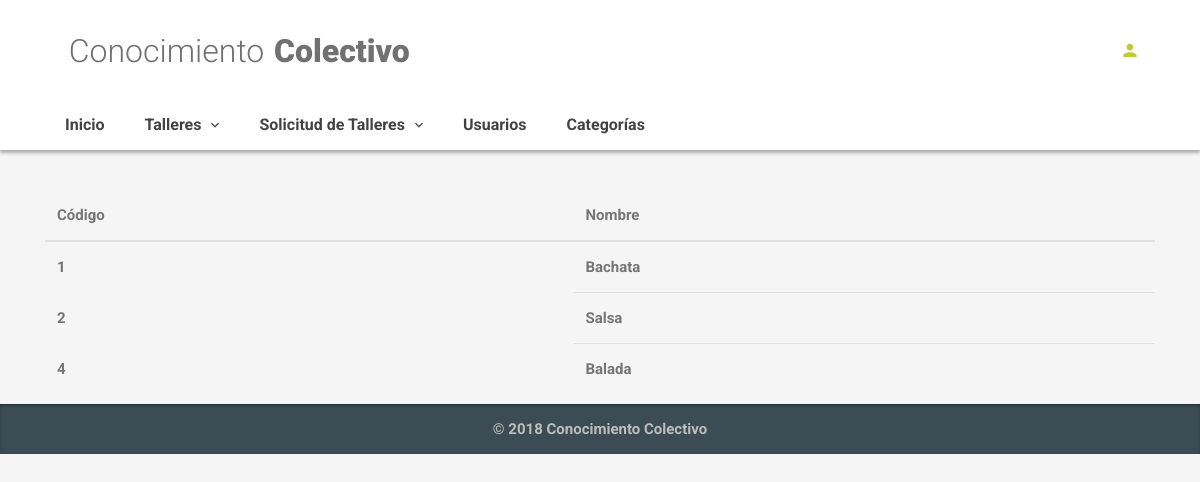
The page /index.php/admin/subcategories_list/1 on the database as committed earlier.
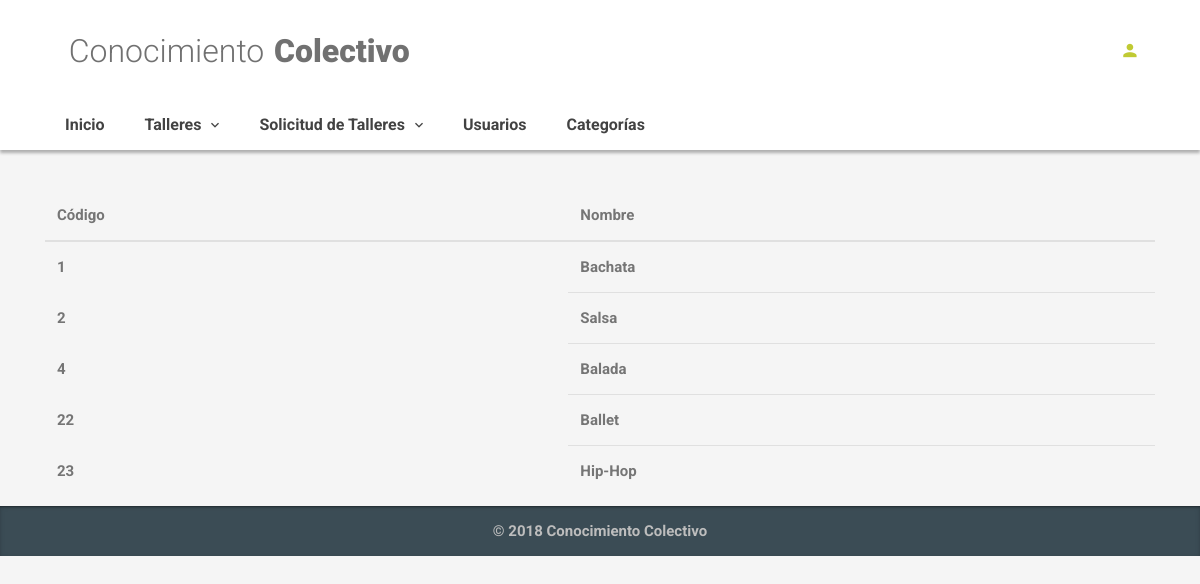
The same page on the database as committed later.
### tables this page shows
CREATE TABLE `subcategories` (
  `id` int(11) NOT NULL AUTO_INCREMENT,
  `sub_name` varchar(20) NOT NULL,
  `categories_id` int(11) NOT NULL,
  PRIMARY KEY (`id`),
  KEY `fk_subcategories_parent_id_categories_id` (`categories_id`),
  CONSTRAINT `fk_subcategories_parent_id_categories_id` FOREIGN KEY (`categories_id`) REFERENCES `categories` (`id`)
);

### application/controllers/Admin.php (called while the page is built, shortened)
<?php
class Admin extends CI_Controller {
    public function __construct() {
		$this->load->model('admin_model');
	}
	public function subcategories_list($category_id){
		$show_subcategories = $this->admin_model->get_subcategories_list($category_id);
		$dataView=[
		'page'=>'admin/subcategories_list',
		'lista_sc'=>$show_subcategories
		];
		$this->load->view('template/basic',$dataView);
	}
}

### index.php (called while the page is built, shortened)
<?php
require_once BASEPATH.'core/CodeIgniter.php';

### application/models/Admin_model.php (called while the page is built, shortened)
<?php
class Admin_model extends CI_Model {
    public function get_subcategories_list($category_id){
        $sql = "SELECT
                  id,
                  sub_name,
                  categories_id
                FROM
                  subcategories
                WHERE categories_id = ? ;";
          $query = $this->db->query($sql,array($category_id));
          return $query->result_array();
    }
}

### application/views/admin/subcategories_list.php (the view)
<div class="container">
    <table class="table">
  <thead>
    <tr>
      <th>Código</th>
      <th>Nombre</th>
    </tr>
  </thead>
  <tbody>
    <?php foreach($lista_sc as $rows){?>
    <tr>
      <th><?php echo $rows['id']?></th>
      <td><?php echo $rows['sub_name']?></td>
    </tr>
    <?php }?>
  </tbody>
</table>
</div>

### application/views/template/basic.php (shortened to what this page needs)
<!DOCTYPE html>
<html lang="es">
  <head>
    <link rel="stylesheet" href="/assets/css/plugins.min.css">
    <link rel="stylesheet" href="/assets/css/style.lime-600.min.css">
  </head>
  <body>
    <div class="ms-site-container">
      <?php $this->load->view('template/header')?>
        <?php $this->load->view($page)?>
      <?php $this->load->view('template/footer')?>
    </div>
  </body>
</html>

### application/views/template/header.php (shortened to what this page needs)
<header class="ms-header ms-header-white">
    <div class="container container-full">
        <div class="ms-title">
            <a href="/">
                <h1 class="animated fadeInRight animation-delay-6">Conocimiento
                    <span>
                        <strong>&nbsp;&nbsp;&nbsp;
                            <strong>Colectivo</strong>
                    </span>
                </h1>
            </a>
        </div>
        <div class="header-right">
            <?php if($this->session->userdata('s_iduser') == false){?>
            <a href="<?php echo site_url('login')?>" class="btn-circle btn-circle-primary no-focus animated zoomInDown animation-delay-8">
                <i class="zmdi zmdi-account"></i>
            </a>
            <?php }?>
        </div>
    </div>
</header>
<nav class="navbar navbar-expand-md navbar-static ms-navbar ms-navbar-white">
    <div class="container container-full">
        <div class="collapse navbar-collapse" id="ms-navbar">
            <ul class="navbar-nav">
                <?php $this->load->view('template/menu')?>
            </ul>
        </div>
    </div>
</nav>

### application/views/template/menu.php (shortened to what this page needs)
<li class="nav-item">
    <a href="<?php echo site_url('')?>" class="nav-link animated fadeIn animation-delay-9" role="button" aria-haspopup="true" aria-expanded="false" data-name="inicio">Inicio</a>
</li>
<li class="nav-item dropdown">
    <a href="#" class="nav-link dropdown-toggle animated fadeIn animation-delay-9" data-toggle="dropdown" data-hover="dropdown" role="button" aria-haspopup="true" aria-expanded="false" data-name="ecommerce">
        Talleres
        <i class="zmdi zmdi-chevron-down"></i>
    </a>
</li>
<li class="nav-item dropdown">
    <a href="#" class="nav-link dropdown-toggle animated fadeIn animation-delay-9" data-toggle="dropdown" data-hover="dropdown" role="button" aria-haspopup="true" aria-expanded="false" data-name="ecommerce">
        Solicitud de Talleres
        <i class="zmdi zmdi-chevron-down"></i>
    </a>
</li>
<li class="nav-item">
    <a href="<?php echo site_url('admin')?>" class="nav-link animated fadeIn animation-delay-9" role="button" aria-haspopup="true" aria-expanded="false" data-name="inicio">Usuarios</a>
</li>
<li class="nav-item">
    <a href="<?php echo site_url('admin/categories_list')?>" class="nav-link animated fadeIn animation-delay-9" role="button" aria-haspopup="true" aria-expanded="false" data-name="inicio">Categorías</a>
</li>

### application/views/template/footer.php (shortened to what this page needs)
 <footer class="ms-footer">
  <div class="container">
    <p> &copy; 2018 Conocimiento Colectivo</p>
  </div>
</footer>

Rows that differ between the two databases and show on the page:
added subcategories: id "22", sub_name "Ballet"
added subcategories: id "23", sub_name "Hip-Hop"
